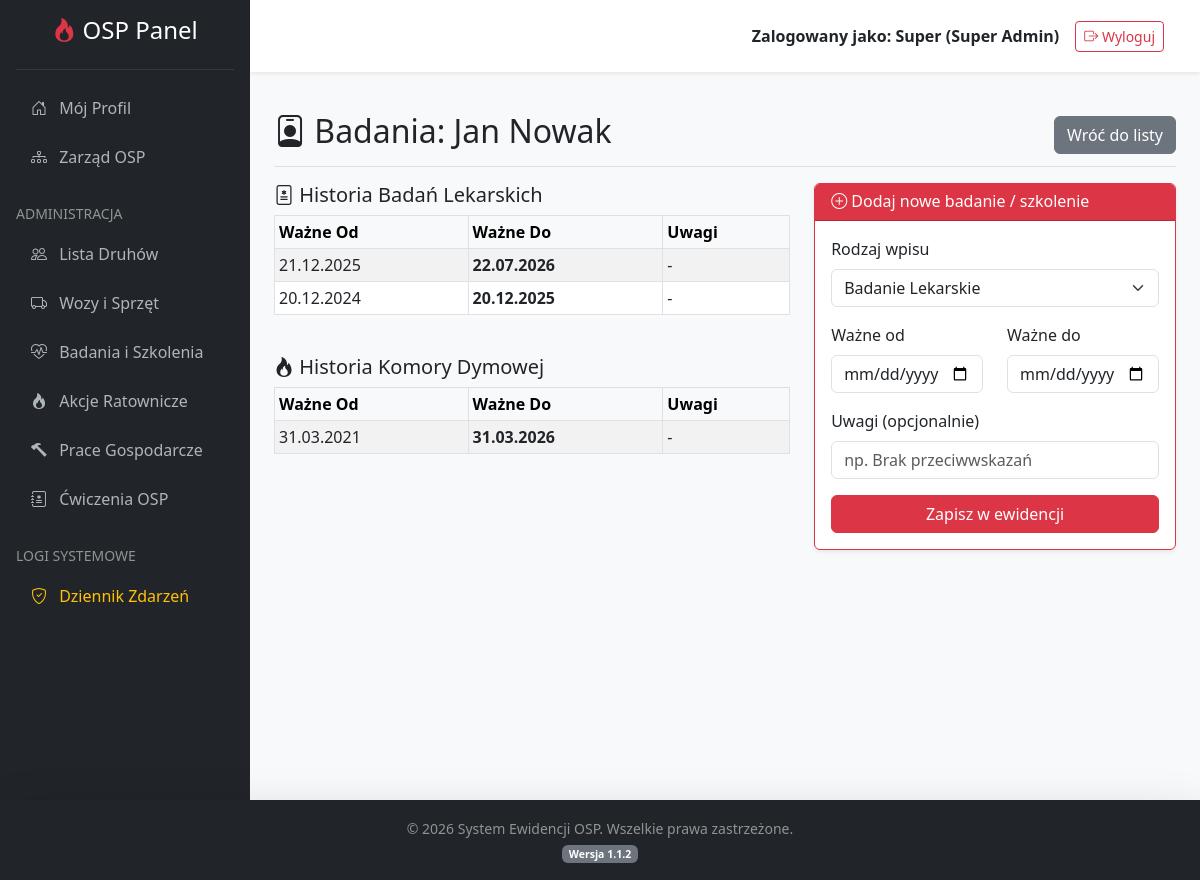
Screenshot of /index.php?action=userExams&id=43 (signed in) with the database file from the repository.
### tables this page shows
CREATE TABLE `board_members` (
  `id` int(11) NOT NULL,
  `user_id` int(11) NOT NULL,
  `funkcja` varchar(100) NOT NULL,
  `data_powolania` date NOT NULL
);

CREATE TABLE `users` (
  `id` int(11) NOT NULL,
  `first_name` varchar(50) NOT NULL,
  `last_name` varchar(50) NOT NULL,
  `login` varchar(50) NOT NULL,
  `email` varchar(100) DEFAULT NULL,
  `password` varchar(255) NOT NULL,
  `role` enum('superadmin','admin','user') DEFAULT 'user',
  `created_at` datetime DEFAULT current_timestamp()
);

CREATE TABLE `medical_exams` (
  `id` int(11) NOT NULL,
  `user_id` int(11) NOT NULL,
  `date_from` date NOT NULL,
  `date_to` date NOT NULL,
  `notes` text DEFAULT NULL,
  `created_at` timestamp NOT NULL DEFAULT current_timestamp()
);

CREATE TABLE `smoke_chamber_tests` (
  `id` int(11) NOT NULL,
  `user_id` int(11) NOT NULL,
  `date_from` date NOT NULL,
  `date_to` date NOT NULL,
  `notes` text DEFAULT NULL,
  `created_at` timestamp NOT NULL DEFAULT current_timestamp()
);

### controllers/UserController.php (called while the page is built, shortened)
<?php
require_once 'models/User.php';
class UserController {
    private $userModel;
    public function __construct($dbConnection) {
        $this->db = $dbConnection;
        $this->userModel = new User($this->db);
    }
    public function userExams() {
        $this->userModel->readOne($_GET['id']);
        $druh = [
            'id' => $this->userModel->id,
            'first_name' => $this->userModel->first_name,
            'last_name' => $this->userModel->last_name
        ];
        $historia_badan = $this->userModel->getMedicalHistory($_GET['id']);
        $historia_komory = $this->userModel->getSmokeChamberHistory($_GET['id']);
        require_once 'views/user_exams.php';
    }
}
?>

### models/User.php (called while the page is built, shortened)
<?php
class User {
    private $conn;
    private $table_name = "users";
    public function __construct($db) {
        $this->conn = $db;
    }
    public function readOne($id) {
    $query = "SELECT
                u.id, u.first_name, u.last_name, u.login, u.email, u.role,
                (SELECT m.date_to FROM medical_exams m WHERE m.user_id = u.id ORDER BY m.date_to DESC LIMIT 1) as medical_exam_date,
                (SELECT s.date_to FROM smoke_chamber_tests s WHERE s.user_id = u.id ORDER BY s.date_to DESC LIMIT 1) as smoke_chamber_date,
                b.funkcja as funkcja_zarzad,
                b.data_powolania as data_powolania_zarzad
              FROM " . $this->table_name . " u
              LEFT JOIN board_members b ON u.id = b.user_id
              WHERE u.id = :id
              LIMIT 0,1";
    $stmt = $this->conn->prepare($query);
    $stmt->bindParam(':id', $id);
    $stmt->execute();
    $row = $stmt->fetch(PDO::FETCH_ASSOC);
    if ($row) {
        $this->id = $row['id'];
        $this->first_name = $row['first_name'];
        $this->last_name = $row['last_name'];
        return true;
    }
    return false;
    }
    public function getMedicalHistory($userId) {
        $query = "SELECT id, date_from, date_to, notes, created_at
                  FROM medical_exams
                  WHERE user_id = :user_id
                  ORDER BY date_to DESC";
        $stmt = $this->conn->prepare($query);
        $stmt->execute([':user_id' => $userId]);
        return $stmt->fetchAll(PDO::FETCH_ASSOC);
    }
    public function getSmokeChamberHistory($userId) {
        $query = "SELECT id, date_from, date_to, notes, created_at
                  FROM smoke_chamber_tests
                  WHERE user_id = :user_id
                  ORDER BY date_to DESC";
        $stmt = $this->conn->prepare($query);
        $stmt->execute([':user_id' => $userId]);
        return $stmt->fetchAll(PDO::FETCH_ASSOC);
    }
}
?>

### views/user_exams.php (the view, shortened to what this page needs)
<?php include 'views/header.php'; ?>
<div class="d-flex justify-content-between align-items-center pt-3 pb-2 mb-3 border-bottom">
    <h1 class="h2"><i class="bi bi-person-badge"></i> Badania: <?= htmlspecialchars($druh['first_name'] . ' ' . $druh['last_name']) ?></h1>
    <a href="index.php?action=exams" class="btn btn-secondary">Wróć do listy</a>
</div>
<div class="row">
    <div class="col-md-7">
        <h5><i class="bi bi-file-medical"></i> Historia Badań Lekarskich</h5>
        <div class="table-responsive mb-4">
            <table class="table table-sm table-bordered table-striped">
                <thead class="table-light">
                    <tr>
                        <th>Ważne Od</th><th>Ważne Do</th><th>Uwagi</th>
                    </tr>
                </thead>
                <tbody>
                    <?php if (!empty($historia_badan)): ?>
                        <?php foreach ($historia_badan as $badanie): ?>
                            <tr>
                                <td><?= date('d.m.Y', strtotime($badanie['date_from'])) ?></td>
                                <td><strong><?= date('d.m.Y', strtotime($badanie['date_to'])) ?></strong></td>
                                <td><?= htmlspecialchars($badanie['notes'] ?? '-') ?></td>
                            </tr>
                        <?php endforeach; ?>
                    <?php else: ?>
                        <tr><td colspan="3" class="text-center text-muted">Brak wpisów</td></tr>
                    <?php endif; ?>
                </tbody>
            </table>
        </div>
        <h5><i class="bi bi-fire"></i> Historia Komory Dymowej</h5>
        <div class="table-responsive">
            <table class="table table-sm table-bordered table-striped">
                <thead class="table-light">
                    <tr>
                        <th>Ważne Od</th><th>Ważne Do</th><th>Uwagi</th>
                    </tr>
                </thead>
                <tbody>
                    <?php if (!empty($historia_komory)): ?>
                        <?php foreach ($historia_komory as $komora): ?>
                            <tr>
                                <td><?= date('d.m.Y', strtotime($komora['date_from'])) ?></td>
                                <td><strong><?= date('d.m.Y', strtotime($komora['date_to'])) ?></strong></td>
                                <td><?= htmlspecialchars($komora['notes'] ?? '-') ?></td>
                            </tr>
                        <?php endforeach; ?>
                    <?php else: ?>
                        <tr><td colspan="3" class="text-center text-muted">Brak wpisów</td></tr>
                    <?php endif; ?>
                </tbody>
            </table>
        </div>
    </div>
    <div class="col-md-5">
        <div class="card border-danger shadow-sm mb-4">
            <div class="card-header bg-danger text-white">
                <h6 class="mb-0"><i class="bi bi-plus-circle"></i> Dodaj nowe badanie / szkolenie</h6>
            </div>
            <div class="card-body">
                <form action="index.php?action=addExam" method="POST">
                    <div class="mb-3">
                        <label class="form-label">Rodzaj wpisu</label>
                        <select name="exam_type" class="form-select" required>
                            <option value="medical">Badanie Lekarskie</option>
                        </select>
                    </div>
                    <div class="row">
                        <div class="col-6 mb-3">
                            <label class="form-label">Ważne od</label>
                            <input type="date" name="date_from" class="form-control" required>
                        </div>
                        <div class="col-6 mb-3">
                            <label class="form-label">Ważne do</label>
                            <input type="date" name="date_to" class="form-control" required>
                        </div>
                    </div>
                    <div class="mb-3">
                        <label class="form-label">Uwagi (opcjonalnie)</label>
                        <input type="text" name="notes" class="form-control" placeholder="np. Brak przeciwwskazań">
                    </div>
                    <div class="d-grid">
                        <button type="submit" class="btn btn-danger">Zapisz w ewidencji</button>
                    </div>
                </form>
            </div>
        </div>
    </div>
</div>
<?php include 'views/footer.php'; ?>

### views/footer.php (style rules this page uses)
body { display: flex; flex-direction: column; min-height: 100vh; background-color: #f8f9fa; }

### rows the page displays
board_members: user.last_name "Jan Nowak"
medical_exams: date_from "21.12.2025", date_to "22.07.2026", notes "-"
medical_exams: date_from "20.12.2024", date_to "20.12.2025", notes "-"
smoke_chamber_tests: date_from "31.03.2021", date_to "31.03.2026", notes "-"

### other values shown
$_SESSION['first_name'] "Super"
